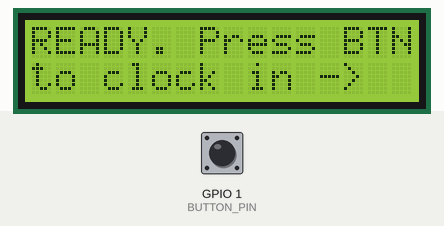
The sketch below on a simulated ESP32. Shown: 16×2 character LCD. Inputs (shaded band) come from the test bench; at power-on: GPIO 1 (BUTTON_PIN) HIGH. WiFi joins after 1.5 s; servers stay silent unless stated; uploads are accepted with an empty reply; the camera gives no picture.

Above: at 8.0 s.
8.1 s: GPIO 1 (BUTTON_PIN) pulled LOW for 0.15 s
At 8.26 s:
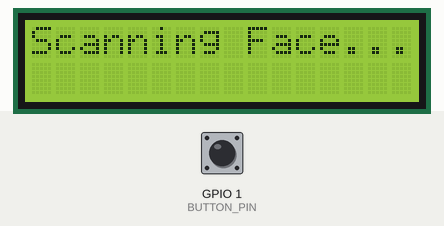
At 10.1 s:
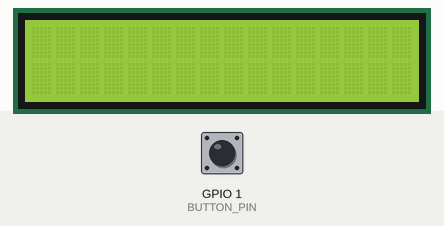
Timing chart, 0 to 11.6 s (numbered marks = the images above; inputs shaded):
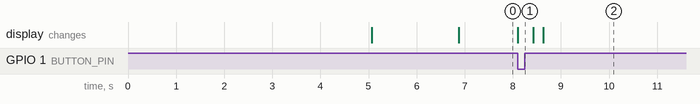

The sketch:

esp32_client_FaceRecognition_Hotspot.ino
```cpp
#include <WiFi.h>
#include <HTTPClient.h>
#include "esp_camera.h"
#include <LiquidCrystal.h>
#include "soc/soc.h"
#include "soc/rtc_cntl_reg.h"

// === NETWORK SETUP (USE MOBILE HOTSPOT) ===
const char* ssid = "[WIFINAME]";
const char* password = "[PASSWORD]";
const char* serverName = "http://[IP_ADDRESS]/clock_in"; // YOUR PC IP

// === PIN SETUP ===
const int BUTTON_PIN = 1; // The Push Button

// LCD Pins
const int rs = 14, en = 15, d4 = 13, d5 = 12, d6 = 2, d7 = 3;
LiquidCrystal lcd(rs, en, d4, d5, d6, d7);
const int contrastPin = 4;
const int pwmFreq = 5000;
const int pwmResolution = 8;
int contrastValue = 80;

// Camera Pins
#define PWDN_GPIO_NUM 32
#define RESET_GPIO_NUM -1
#define XCLK_GPIO_NUM 0
#define SIOD_GPIO_NUM 26
#define SIOC_GPIO_NUM 27
#define Y9_GPIO_NUM 35
#define Y8_GPIO_NUM 34
#define Y7_GPIO_NUM 39
#define Y6_GPIO_NUM 36
#define Y5_GPIO_NUM 21
#define Y4_GPIO_NUM 19
#define Y3_GPIO_NUM 18
#define Y2_GPIO_NUM 5
#define VSYNC_GPIO_NUM 25
#define HREF_GPIO_NUM 23
#define PCLK_GPIO_NUM 22

void setup() {
  WRITE_PERI_REG(RTC_CNTL_BROWN_OUT_REG, 0);
  delay(5000); // Wait 5s for hot-plug!

  Serial.begin(115200);

  // Set Button Pin
  pinMode(BUTTON_PIN, INPUT_PULLUP);

  // Setup LCD
  ledcAttach(contrastPin, pwmFreq, pwmResolution);
  ledcWrite(contrastPin, contrastValue);
  lcd.begin(16, 2);
  lcd.print("Booting Security");

  // Connect Wi-Fi
  WiFi.begin(ssid, password);
  lcd.setCursor(0, 1);
  lcd.print("Connecting WiFi.");
  while (WiFi.status() != WL_CONNECTED) {
    delay(500);
  }

  // Setup Camera
  camera_config_t config;
  config.ledc_channel = LEDC_CHANNEL_1;
  config.ledc_timer = LEDC_TIMER_0;
  config.pin_d0 = Y2_GPIO_NUM; config.pin_d1 = Y3_GPIO_NUM;
  config.pin_d2 = Y4_GPIO_NUM; config.pin_d3 = Y5_GPIO_NUM;
  config.pin_d4 = Y6_GPIO_NUM; config.pin_d5 = Y7_GPIO_NUM;
  config.pin_d6 = Y8_GPIO_NUM; config.pin_d7 = Y9_GPIO_NUM;
  config.pin_xclk = XCLK_GPIO_NUM; config.pin_pclk = PCLK_GPIO_NUM;
  config.pin_vsync = VSYNC_GPIO_NUM; config.pin_href = HREF_GPIO_NUM;
  config.pin_sccb_sda = SIOD_GPIO_NUM; config.pin_sccb_scl = SIOC_GPIO_NUM;
  config.pin_pwdn = PWDN_GPIO_NUM; config.pin_reset = RESET_GPIO_NUM;
  config.xclk_freq_hz = 20000000;
  config.pixel_format = PIXFORMAT_JPEG;

  if(psramFound()){
    config.frame_size = FRAMESIZE_VGA;
    config.jpeg_quality = 10;
    config.fb_count = 1;
  } else {
    config.frame_size = FRAMESIZE_SVGA;
    config.jpeg_quality = 12;
    config.fb_count = 1;
  }

  esp_camera_init(&config);

  lcd.clear();
  lcd.print("READY. Press BTN");
  lcd.setCursor(0, 1);
  lcd.print("to clock in ->");

  Serial.end();
  pinMode(BUTTON_PIN, INPUT_PULLUP);
}

void loop() {
  // Wait indefinitely until the button is pressed
  if (digitalRead(BUTTON_PIN) == LOW) {
    lcd.clear();
    lcd.print("Scanning Face...");

    // 1. Safely flush out the old hardware buffer
    camera_fb_t * stale_fb = esp_camera_fb_get();
    if (stale_fb) {
      esp_camera_fb_return(stale_fb);
    }

    // 2. Give the sensor 200ms to adjust Auto-Exposure and Auto-White Balance
    delay(200);

    // 3. Capture the brand new, perfectly exposed frame
    camera_fb_t * fb = esp_camera_fb_get();

    if (!fb) {
      lcd.setCursor(0, 1);
      lcd.print("Cam Error");
      delay(2000);
      return;
    }

    lcd.clear();
    lcd.print("Authorizing...");

    // Send to Python
    WiFiClient client;
    HTTPClient http;
    http.begin(client, serverName);
    http.addHeader("Content-Type", "image/jpeg");

    int httpResponseCode = http.POST(fb->buf, fb->len);

    if (httpResponseCode > 0) {
      String response = http.getString();

      // Split the Python response at the newline character '\n'
      int splitIndex = response.indexOf('\n');
      String line1 = response.substring(0, splitIndex);
      String line2 = response.substring(splitIndex + 1);

      lcd.clear();
      lcd.print(line1);
      lcd.setCursor(0, 1);
      lcd.print(line2);

    } else {
      lcd.clear();
      lcd.print("Network Error");
    }

    http.end();
    esp_camera_fb_return(fb);

    // Wait 5 seconds so they can read the result, then reset
    delay(5000);
    lcd.clear();
    lcd.print("READY. Press BTN");
    lcd.setCursor(0, 1);
    lcd.print("to clock in ->");

    // Wait for them to let go of the button so it doesn't loop
    while(digitalRead(BUTTON_PIN) == LOW) { delay(10); }
  }
}
```

Measured:
- after the input at 8.1 s, the display: changes at once (image 1)
